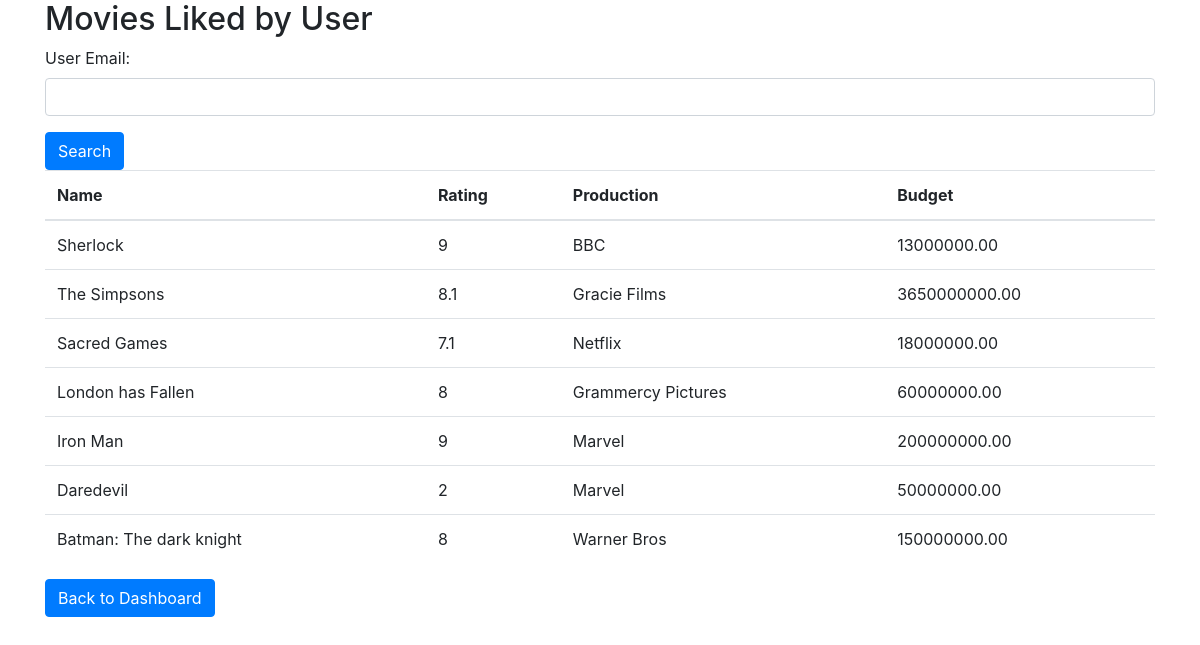
The app's page /query3.php?email=wildy@fb.com with its own data.
### tables this page shows
CREATE TABLE `MotionPicture` (
  `id` int(20) NOT NULL,
  `name` varchar(255) DEFAULT NULL,
  `rating` float DEFAULT NULL,
  `production` varchar(255) DEFAULT NULL,
  `budget` decimal(15,2) DEFAULT NULL
);

### query3.php (the view, shortened to what this page needs)
<!DOCTYPE html>
<html lang="en">
<head>
    <link rel="stylesheet" href="https://stackpath.bootstrapcdn.com/bootstrap/4.3.1/css/bootstrap.min.css">
</head>
<body>
    <div class="container">
        <h2>Movies Liked by User</h2>
        <form action="" method="get">
            <div class="form-group">
                <label for="email">User Email:</label>
                <input type="email" class="form-control" id="email" name="email" required>
            </div>
            <button type="submit" class="btn btn-primary">Search</button>
        </form>
        <table class="table">
            <thead>
                <tr>
                    <th>Name</th>
                    <th>Rating</th>
                    <th>Production</th>
                    <th>Budget</th>
                </tr>
            </thead>
            <tbody>
                <?php
                $servername = "localhost";
                $username = "root";
                $password = "";
                $dbname = "COSI127b";
                $pdo = new PDO("mysql:host=$servername;dbname=$dbname", $username, $password);
                if (isset($_GET['email'])) {
                    $stmt = $pdo->prepare("SELECT m.name, m.rating, m.production, m.budget
                                           FROM MotionPicture m
                                           JOIN Likes l ON m.id = l.mpid
                                           JOIN User u ON l.uemail = u.email
                                           WHERE u.email = :email");
                    $stmt->bindParam(':email', $userEmail);
                    $stmt->execute();
                    $results = $stmt->fetchAll(PDO::FETCH_ASSOC);
                    foreach ($results as $row) {
                        echo "<tr>
                                <td>".htmlspecialchars($row['name'])."</td>
                                <td>".htmlspecialchars($row['rating'])."</td>
                                <td>".htmlspecialchars($row['production'])."</td>
                                <td>".htmlspecialchars($row['budget'])."</td>
                              </tr>";
                    }
                }
                ?>
            </tbody>
        </table>
        <a href="index.php" class="btn btn-primary">Back to Dashboard</a>
    </div>
</body>
</html>

### records on screen
motionpicture: name "Sherlock", rating "9", production "BBC", budget "13000000.00"
motionpicture: name "The Simpsons", rating "8.1", production "Gracie Films", budget "3650000000.00"
motionpicture: name "Sacred Games", rating "7.1", production "Netflix", budget "18000000.00"
motionpicture: name "London has Fallen", rating "8", production "Grammercy Pictures", budget "60000000.00"
motionpicture: name "Iron Man", rating "9", production "Marvel", budget "200000000.00"
motionpicture: name "Daredevil", rating "2", production "Marvel", budget "50000000.00"
motionpicture: name "Batman: The dark knight", rating "8", production "Warner Bros", budget "150000000.00"
